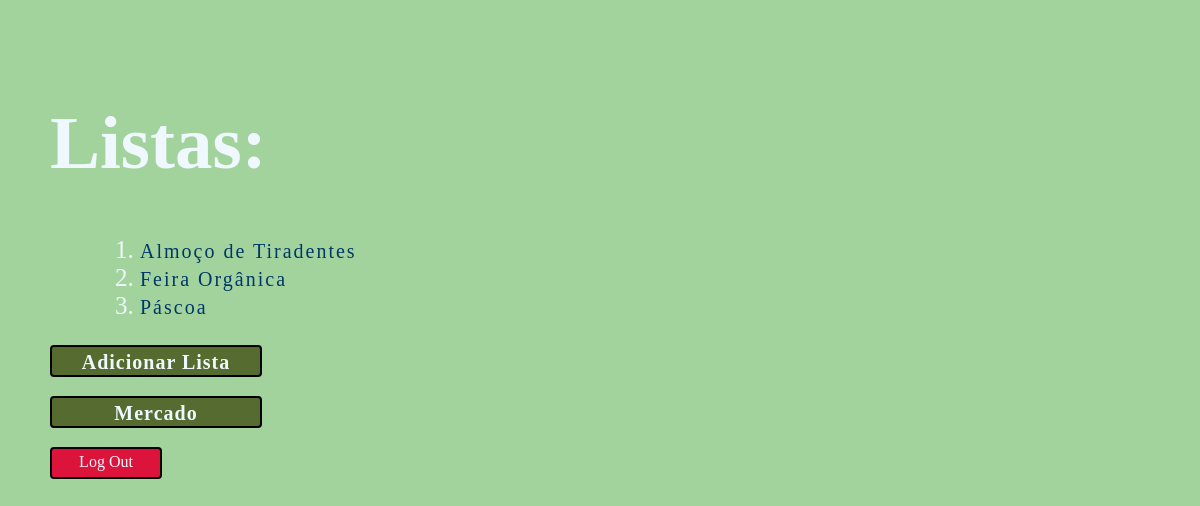
Before: /listas/ with the older database file.
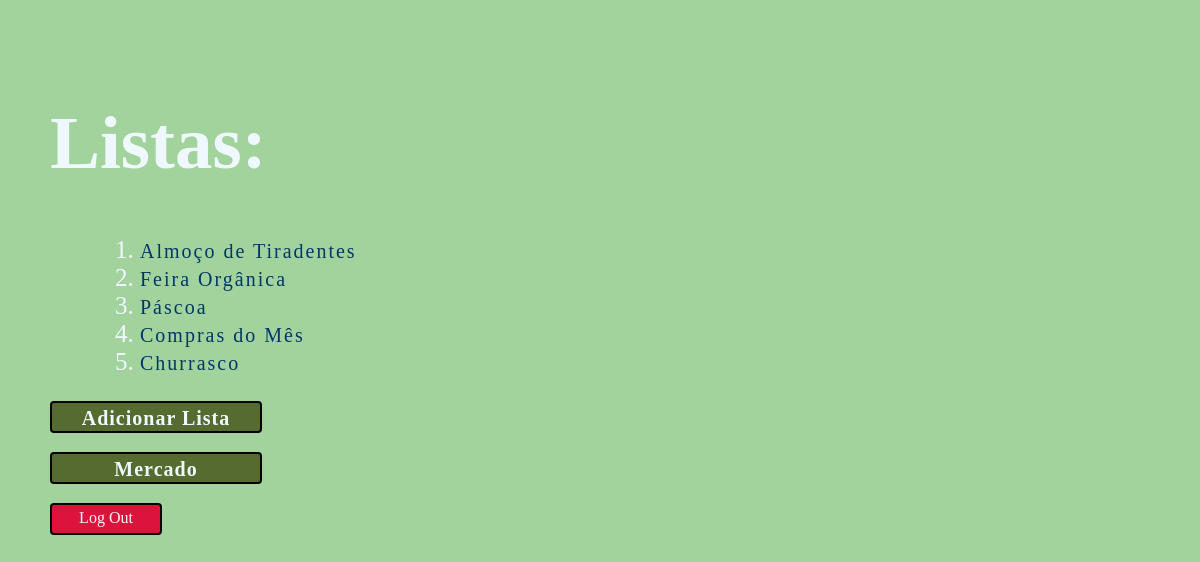
After: the same page with the newer database file.
### listas/models.py (models this page shows, shortened)
class Lista(models.Model):
    nome_lista = models.CharField(max_length=64)

### listas/views.py (the view)
# urls.py: path("", views.index, name="index"),
def index(request):
    return render(request, "listas/index.html", {
        "listas": Lista.objects.all()
    })

### listas/templates/listas/index.html
{% extends "listas/layout.html" %}
{% block body %}
    <h1>Listas:</h1>
    <ul>
        {% for listas in listas %}
            <li><a id="itens" href="{% url 'listas:lista' listas.id %}">{{ listas.nome_lista }}</a></li>
        {% endfor %}
    </ul>
    <h3><a id="add" href="{% url 'listas:add_lista' %}">Adicionar Lista</a></h3>
    <h3><a id="add" href="{% url 'listas:mercado' %}">Mercado</a></h3>
    <a id="sair" href="{% url 'login:logout' %}">Log Out</a>
{% endblock %}

### listas/templates/listas/layout.html (shortened to what this page needs)
<!DOCTYPE html>
<html lang="pt-BR">
    <head>
    </head>
    <body>
        {% block body %}
        {% endblock %}
    </body>
</html>

### listas/templates/listas/layout.html (style rules this page uses)
body { background-color: rgb(163, 211, 156); margin-left: 50px; }
h1 { font-family: 'Trebuchet MS'; color: aliceblue; margin-top: 100px; font-size: 75px; }
ul { list-style-type: decimal; color: aliceblue; font-family: 'Trebuchet MS'; font-size: 25px; margin-left: 50px; }
#itens { text-decoration: none; color: rgb(0, 55, 104); font-size: 20px; font-family: 'Trebuchet MS'; letter-spacing: 2px; transition: .5s; }
#add { border: black 2px solid; padding: 4px; text-decoration: none; color: aliceblue; font-family: 'Trebuchet MS'; letter-spacing: 1px; display: inline-block; width: 200px; height: 20px; text-align: center; border-radius: 4px; font-size: 20px; transition: .5s; background-color: darkolivegreen; }
#sair { border: black 2px solid; font-family: 'Trebuchet MS'; border-radius: 4px; color: aliceblue; padding: 4px; text-decoration: none; text-align: center; display: inline-block; width: 100px; height: 20px; transition: .5s; background-color: crimson; }

Changed rows visible on the page:
added Lista: nome_lista "Compras do Mês"
added Lista: nome_lista "Churrasco"
